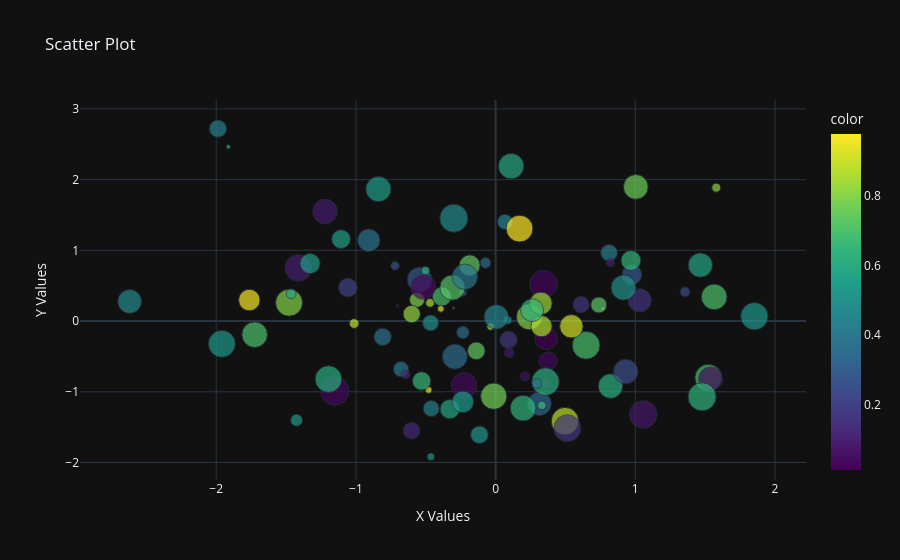

Notebook cell for this chart:
### Code cell
# Scatter plot
np.random.seed(42)
x = np.random.randn(100)
y = np.random.randn(100)
colors = np.random.rand(100)
sizes = 100 * np.random.rand(100)  # Adjusted size for Plotly

fig = px.scatter(
    x=x,
    y=y,
    color=colors,
    size=sizes,
    opacity=0.7,
    color_continuous_scale="Viridis",
    title="Scatter Plot",
    labels={"x": "X Values", "y": "Y Values"},
)
fig.show()
